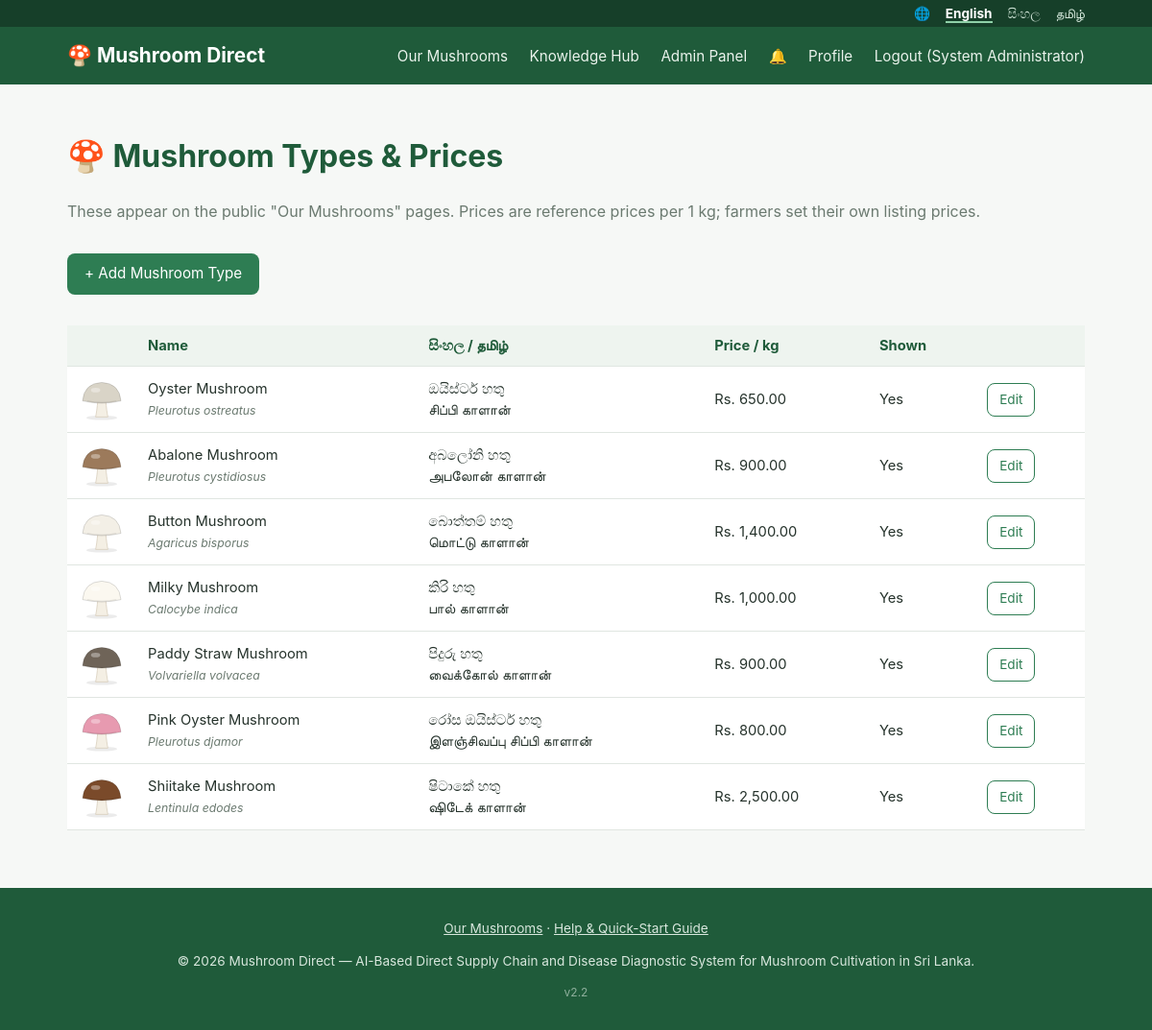
Screenshot of /admin/mushroom_types.php (signed in) with the database file from the repository.
### tables this page shows
CREATE TABLE mushroom_types (
  id INT AUTO_INCREMENT PRIMARY KEY,
  name VARCHAR(100) NOT NULL,
  name_si VARCHAR(150) NULL,
  name_ta VARCHAR(150) NULL,
  scientific_name VARCHAR(100) NULL,
  description TEXT,
  description_si TEXT,
  description_ta TEXT,
  growing_info TEXT,
  growing_info_si TEXT,
  growing_info_ta TEXT,
  uses TEXT,
  uses_si TEXT,
  uses_ta TEXT,
  price_per_kg DECIMAL(10,2) NOT NULL,
  color VARCHAR(7) NOT NULL DEFAULT '#c9b79c' COMMENT 'Cap colour for the built-in illustration',
  image VARCHAR(255) NULL,
  is_active TINYINT(1) NOT NULL DEFAULT 1,
  sort_order INT NOT NULL DEFAULT 0
);

### admin/mushroom_types.php (the view, shortened to what this page needs)
<?php
require_once __DIR__ . '/../includes/bootstrap.php';
$editing = null;
$types = $pdo->query('SELECT * FROM mushroom_types ORDER BY sort_order, name')->fetchAll();
include __DIR__ . '/../includes/header.php';
?>
<h1>🍄 Mushroom Types &amp; Prices</h1>
<p class="muted">These appear on the public "Our Mushrooms" pages. Prices are reference prices per 1 kg; farmers set their own listing prices.</p>
<?php if ($editing !== null): ?>
  <div class="card">
    <h2 class="mt-0"><?= $editing['id'] ? 'Edit: ' . e($editing['name']) : 'Add Mushroom Type' ?></h2>
    <form class="stacked" method="post" enctype="multipart/form-data">
      <?= csrf_field() ?>
      <input type="hidden" name="id" value="<?= (int) $editing['id'] ?>">
      <div class="form-row">
        <div><label>Name (English)</label><input type="text" name="name" value="<?= e($editing['name']) ?>" required></div>
        <div><label>Name (සිංහල)</label><input type="text" name="name_si" value="<?= e($editing['name_si']) ?>"></div>
        <div><label>Name (தமிழ்)</label><input type="text" name="name_ta" value="<?= e($editing['name_ta']) ?>"></div>
      </div>
      <div class="form-row">
        <div><label>Scientific name</label><input type="text" name="scientific_name" value="<?= e($editing['scientific_name']) ?>"></div>
        <div><label>Price per 1 kg (Rs.)</label><input type="number" step="0.01" min="1" name="price_per_kg" value="<?= e($editing['price_per_kg']) ?>" required></div>
        <div><label>Display order</label><input type="number" name="sort_order" value="<?= (int) $editing['sort_order'] ?>"></div>
      </div>
      <?php foreach (['description' => 'Description', 'growing_info' => 'How it is grown', 'uses' => 'Uses in cooking'] as $f => $label): ?>
        <div class="form-row">
          <div><label><?= $label ?> (English)</label><textarea name="<?= $f ?>"><?= e($editing[$f]) ?></textarea></div>
          <div><label><?= $label ?> (සිංහල)</label><textarea name="<?= $f ?>_si"><?= e($editing[$f . '_si']) ?></textarea></div>
          <div><label><?= $label ?> (தமிழ்)</label><textarea name="<?= $f ?>_ta"><?= e($editing[$f . '_ta']) ?></textarea></div>
        </div>
      <?php endforeach; ?>
      <div class="form-row">
        <div><label>Photo (optional - replaces the drawing)</label><input type="file" name="image" accept="image/*"></div>
        <div><label>Drawing colour</label><input type="color" name="color" value="<?= e($editing['color']) ?>"></div>
        <div><label><input type="checkbox" name="is_active" value="1" <?= $editing['is_active'] ? 'checked' : '' ?>> Show on website</label></div>
      </div>
      <div>
        <button type="submit" class="btn">Save</button>
        <a href="<?= BASE_URL ?>/admin/mushroom_types.php" class="btn btn-outline">Cancel</a>
      </div>
    </form>
  </div>
<?php else: ?>
  <a href="?new=1" class="btn" style="margin-bottom:16px;">+ Add Mushroom Type</a>
<?php endif; ?>
<table class="data-table" style="margin-top:16px;">
  <tr><th></th><th>Name</th><th>සිංහල / தமிழ்</th><th>Price / kg</th><th>Shown</th><th></th></tr>
  <?php foreach ($types as $m): ?>
    <tr>
      <td style="width:60px;"><div style="width:48px; height:48px; overflow:hidden; border-radius:6px;"><?= mushroom_picture($m, 48) ?></div></td>
      <td><?= e($m['name']) ?><br><small class="muted"><em><?= e($m['scientific_name']) ?></em></small></td>
      <td><?= e($m['name_si']) ?><br><?= e($m['name_ta']) ?></td>
      <td><?= format_money($m['price_per_kg']) ?></td>
      <td><?= $m['is_active'] ? 'Yes' : 'No' ?></td>
      <td><a href="?id=<?= (int) $m['id'] ?>" class="btn btn-small btn-outline">Edit</a></td>
    </tr>
  <?php endforeach; ?>
</table>
<?php include __DIR__ . '/../includes/footer.php'; ?>

### includes/functions.php (shortened to what this page needs)
<?php
function e($value) {
    return htmlspecialchars((string) $value, ENT_QUOTES, 'UTF-8');
}
function format_money($amount) {
    return 'Rs. ' . number_format((float) $amount, 2);
}
function current_lang() {
    static $lang = null;
    if ($lang === null) {
        $lang = $_SESSION['lang'] ?? ($_COOKIE['lang'] ?? 'en');
    }
    return $lang;
}
function set_lang_from_request() {
    $lang = $_GET['lang'] ?? null;
}
function t($key, array $vars = []) {
    static $strings = [];
    $lang = current_lang();
    if (!isset($strings[$lang])) {
        $strings['en'] = $strings['en'] ?? require __DIR__ . '/../lang/en.php';
        $strings[$lang] = $lang === 'en' ? $strings['en'] : require __DIR__ . '/../lang/' . $lang . '.php';
    }
    $text = $strings[$lang][$key] ?? ($strings['en'][$key] ?? $key);
    return $text;
}
function tr_field($row, $field) {
    $lang = current_lang();
    return $row[$field] ?? '';
}
function mushroom_picture($type, $size = 150) {
    $cap = preg_match('/^#[0-9a-f]{6}$/i', $type['color'] ?? '') ? $type['color'] : '#c9b79c';
    return '<svg width="' . (int) $size . '" height="' . (int) $size . '" viewBox="0 0 120 120" role="img" aria-label="' . e(tr_field($type, 'name')) . '">'
        . '<ellipse cx="60" cy="108" rx="40" ry="6" fill="#000" opacity=".08"/>'
        . '<path d="M50 62 Q47 92 44 106 L76 106 Q73 92 70 62 Z" fill="#f4efe4" stroke="#d8cfbd" stroke-width="2"/>'
        . '<path d="M10 64 Q14 18 60 16 Q106 18 110 64 Q60 76 10 64 Z" fill="' . $cap . '" stroke="rgba(0,0,0,.18)" stroke-width="2"/>'
        . '<path d="M22 64 Q60 72 98 64" stroke="rgba(0,0,0,.12)" stroke-width="2" fill="none"/>'
        . '<ellipse cx="44" cy="36" rx="12" ry="6" fill="#fff" opacity=".35"/>'
        . '</svg>';
}

### assets/css/style.css (style rules this page uses)
:root { --green: #2e7d53; --green-dark: #1f5b3a; --navy: #1f4e5f; --bg: #f6f8f6; --card: #ffffff; --text: #26332c; --muted: #6b7a70; --border: #e0e6e1; --danger: #c0392b; --radius: 10px; }
* { box-sizing: border-box; }
body { margin: 0; font-family: -apple-system, "Segoe UI", Roboto, Arial, sans-serif; background: var(--bg); color: var(--text); line-height: 1.5; }
h1, h2, h3 { color: var(--green-dark); }
.btn { display: inline-block; background: var(--green); color: #fff; border: none; padding: 10px 18px; border-radius: 8px; font-size: 0.95rem; cursor: pointer; text-decoration: none; margin-top: 16px; }
.btn-small { padding: 6px 12px; font-size: 0.85rem; margin-top: 0; }
.btn-outline { background: transparent; border: 1px solid var(--green); color: var(--green); }
table.data-table { width: 100%; border-collapse: collapse; background: var(--card); }
table.data-table th, table.data-table td { padding: 10px 12px; text-align: left; border-bottom: 1px solid var(--border); font-size: 0.92rem; }
table.data-table th { background: #eef4ef; color: var(--green-dark); }
.muted { color: var(--muted); }

### rows the page displays
mushroom_types: name "Oyster Mushroom", scientific_name "Pleurotus ostreatus", name_si "ඔයිස්ටර් හතු", name_ta "சிப்பி காளான்", price_per_kg "Rs. 650.00", is_active "Yes"
mushroom_types: name "Abalone Mushroom", scientific_name "Pleurotus cystidiosus", name_si "අබලෝනි හතු", name_ta "அபலோன் காளான்", price_per_kg "Rs. 900.00", is_active "Yes"
mushroom_types: name "Button Mushroom", scientific_name "Agaricus bisporus", name_si "බොත්තම් හතු", name_ta "மொட்டு காளான்", price_per_kg "Rs. 1,400.00", is_active "Yes"
mushroom_types: name "Milky Mushroom", scientific_name "Calocybe indica", name_si "කිරි හතු", name_ta "பால் காளான்", price_per_kg "Rs. 1,000.00", is_active "Yes"
mushroom_types: name "Paddy Straw Mushroom", scientific_name "Volvariella volvacea", name_si "පිදුරු හතු", name_ta "வைக்கோல் காளான்", price_per_kg "Rs. 900.00", is_active "Yes"
mushroom_types: name "Pink Oyster Mushroom", scientific_name "Pleurotus djamor", name_si "රෝස ඔයිස්ටර් හතු", name_ta "இளஞ்சிவப்பு சிப்பி காளான்", price_per_kg "Rs. 800.00", is_active "Yes"
mushroom_types: name "Shiitake Mushroom", scientific_name "Lentinula edodes", name_si "ෂිටාකේ හතු", name_ta "ஷிடேக் காளான்", price_per_kg "Rs. 2,500.00", is_active "Yes"

### other values shown
$label "English"
$label "සිංහල"
$label "தமிழ்"
te('app.name') "Mushroom Direct"
te('nav.mushrooms') "Our Mushrooms"
te('nav.knowledge') "Knowledge Hub"
te('nav.admin') "Admin Panel"
te('nav.profile') "Profile"
te('nav.logout') "Logout"
$user['full_name'] "System Administrator"
te('footer.help') "Help & Quick-Start Guide"
te('footer.tagline') "AI-Based Direct Supply Chain and Disease Diagnostic System for Mushroom Cultivation in Sri Lanka."
APP_VERSION "2.2"
